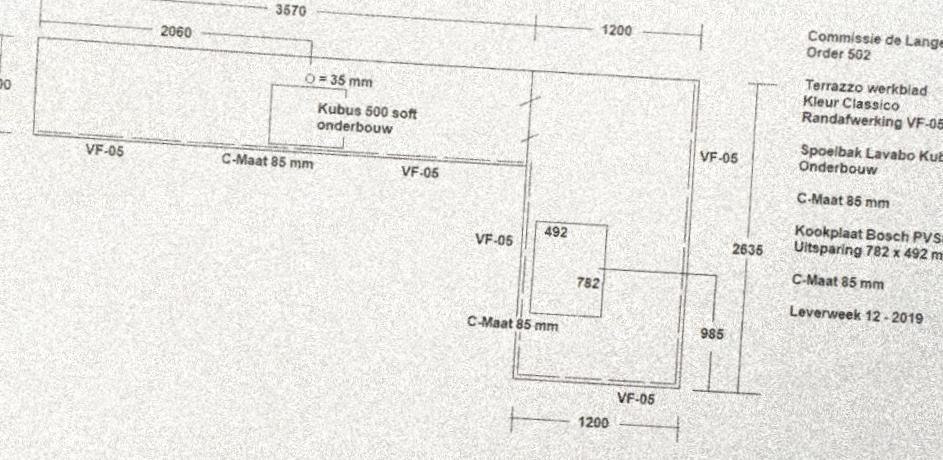
#> input picture OpenCV/AngleRotate/h1.jpg, 943 x 460 px
$ python Angle5.py
#> lines starting #> are read from the running program, lines starting #| are printed output that depends on the picture; after the words box and inside, x2 and y2 are one past the last pixel; in counts of white or black regions, pixels touching at a corner belong together
import numpy as np
import cv2
import math
from scipy import ndimage

#img_before = cv2.imread('h2.png')
img_before = cv2.imread('h1.jpg')
#> img_before is the input picture: shape (460, 943, 3); mean B, G, R 228.3, 232.3, 233.3


cv2.imshow("Before", img_before)
key = cv2.waitKey(0)
#> (key Esc is pressed here)

img_gray = cv2.cvtColor(img_before, cv2.COLOR_BGR2GRAY)
img_edges = cv2.Canny(img_gray, 100, 100, apertureSize=3)
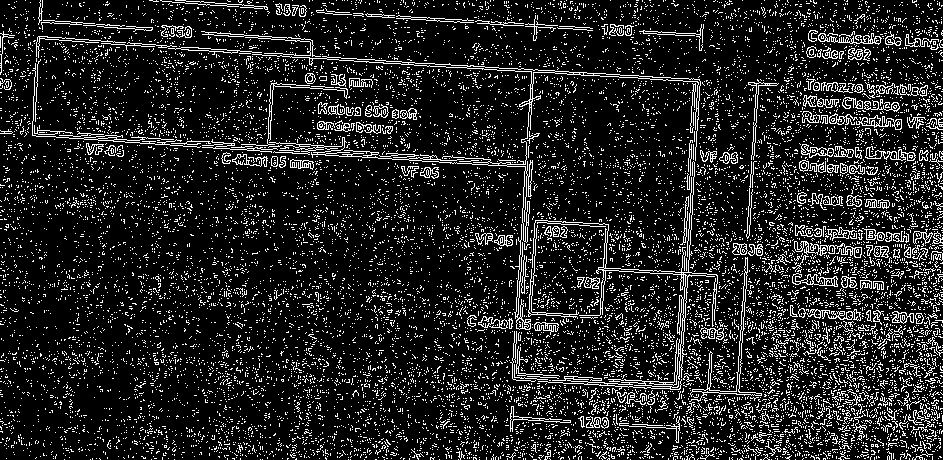
#> img_edges: shape (460, 943); 13.3% white in thin lines or dots
lines = cv2.HoughLinesP(img_edges, 1, math.pi / 180.0, 100, minLineLength=100, maxLineGap=5)
#> lines = 22 rows, first 6: [114, 139, 254, 148], [271, 53, 427, 63], [44, 136, 300, 153], [808, 39, 940, 46], [791, 85, 926, 92], [158, 47, 320, 58]

angles = []

for [[x1, y1, x2, y2]] in lines:
    #cv2.line(img_before, (x1, y1), (x2, y2), (255, 0, 0), 3)
    angle = math.degrees(math.atan2(y2 - y1, x2 - x1))
    angles.append(angle)
#> this loop made 22 passes
#> (x1, y1, x2, y2, angle) on passes 1 to 12: (114, 139, 254, 148, 3.68), (271, 53, 427, 63, 3.67), (44, 136, 300, 153, 3.8), (808, 39, 940, 46, 3.04), (791, 85, 926, 92, 2.97), (158, 47, 320, 58, 3.88), (316, 10, 436, 18, 3.81), (790, 194, 894, 203, 4.95), (683, 304, 690, 202, -86.07), (682, 357, 693, 186, -86.32), (515, 352, 526, 182, -86.3), (34, 19, 152, 28, 4.36)
#> after the loop, angles = [3.68, 3.67, 3.8, 3.04, 2.97, 3.88, 3.81, 4.95, -86.07, -86.32, -86.3, 4.36, 0, 8.86, 3.89, 2.75, 0, 1.72, 2.6, 6.22, 1.72, -86]

cv2.imshow("Detected lines", img_before)
key = cv2.waitKey(0)
#> (key Esc is pressed here)

median_angle = np.median(angles)
#> median_angle = 3
img_rotated = ndimage.rotate(img_before, median_angle)
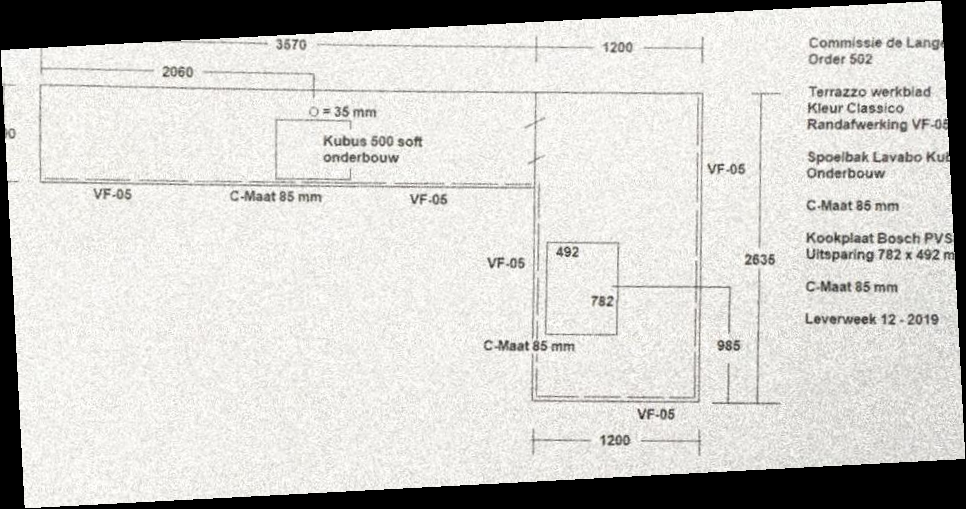
#> img_rotated: shape (509, 966, 3); mean B, G, R 200.7, 204.2, 205.1

print(f"Angle is {median_angle:.04f}")
#| Angle is 3.0019
#cv2.imwrite('rotated.jpg', img_rotated)
cv2.imshow("display",img_rotated)
cv2.waitKey(0)
cv2.destroyAllWindows()

$ run again, with OpenCV/AngleRotate/h2.png saved as OpenCV/AngleRotate/h1.jpg
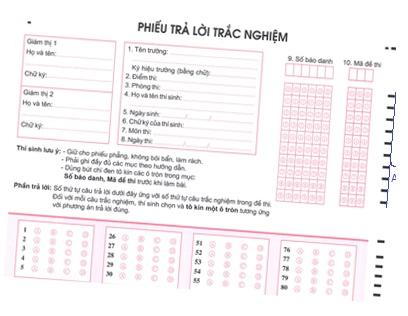
#> input picture OpenCV/AngleRotate/h2.png, 408 x 316 px
#> img_before is the input picture: shape (316, 408, 3); mean B, G, R 244.4, 242.5, 246.6
#> `img_edges = cv2.Canny(img_gray, 100, 100, apertureSize=3)`:
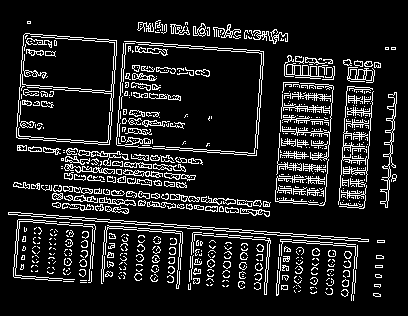
#> img_edges: shape (316, 408); 12.5% white in thin lines or dots, all inside (x1, y1, x2, y2) = (8, 20, 397, 301)
#> lines = 13 rows, first 6: [14, 183, 132, 191], [151, 223, 266, 231], [43, 217, 173, 226], [117, 145, 256, 155], [153, 146, 256, 153], [86, 155, 201, 163]
#> the loop `for [[x1, y1, x2, y2]] in lines:` made 13 passes
#> (x1, y1, x2, y2, angle) on passes 1 to 8: (14, 183, 132, 191, 3.88), (151, 223, 266, 231, 3.98), (43, 217, 173, 226, 3.96), (117, 145, 256, 155, 4.11), (153, 146, 256, 153, 3.89), (86, 155, 201, 163, 3.98), (77, 151, 184, 158, 3.74), (116, 144, 123, 44, -86)
#> after the loop `for [[x1, y1, x2, y2]] in lines:`: angles = [3.88, 3.98, 3.96, 4.11, 3.89, 3.98, 3.74, -86, 4.02, 3.9, -86.11, 5.07, -86.02]
#> median_angle = 3.9
#> `img_rotated = ndimage.rotate(img_before, median_angle)`:
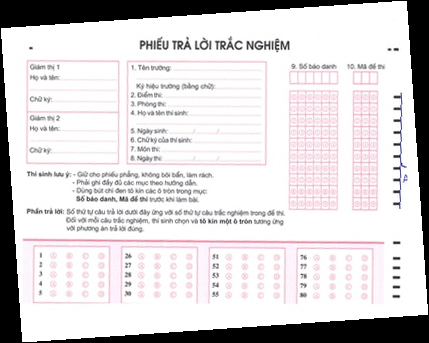
#> img_rotated: shape (343, 429, 3); mean B, G, R 212.8, 211.1, 214.6
#| Angle is 3.9005

$ run again, with OpenCV/AngleRotate/h4.JPG copied over OpenCV/AngleRotate/h1.jpg
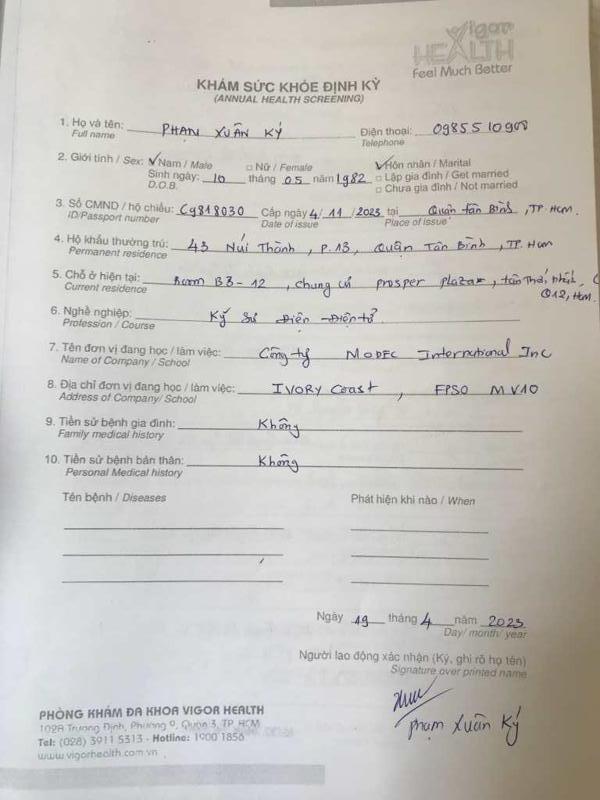
#> input picture OpenCV/AngleRotate/h4.JPG, 600 x 800 px
#> img_before is the input picture: shape (800, 600, 3); mean B, G, R 190.6, 195.5, 198
#> `img_gray = cv2.cvtColor(img_before, cv2.COLOR_BGR2GRAY)`:
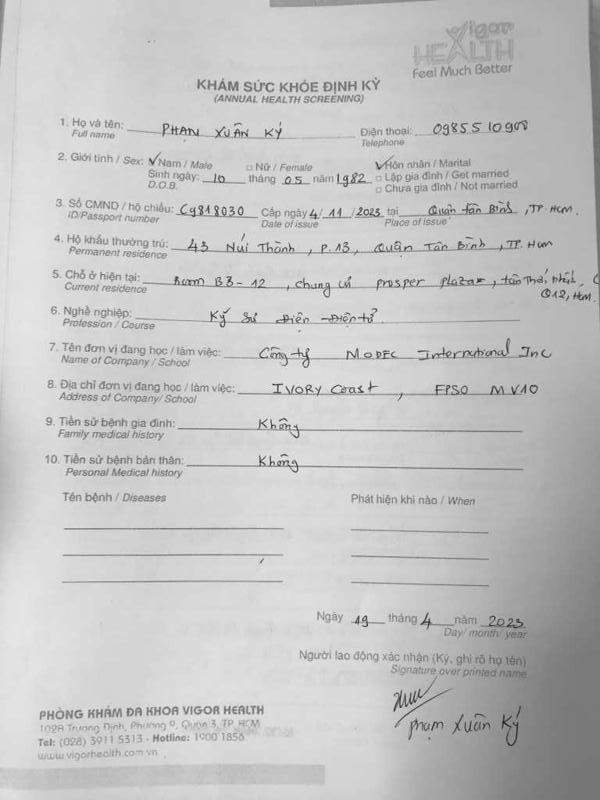
#> img_gray: shape (800, 600); min 28, max 255, mean 195.7
#> `img_edges = cv2.Canny(img_gray, 100, 100, apertureSize=3)`:
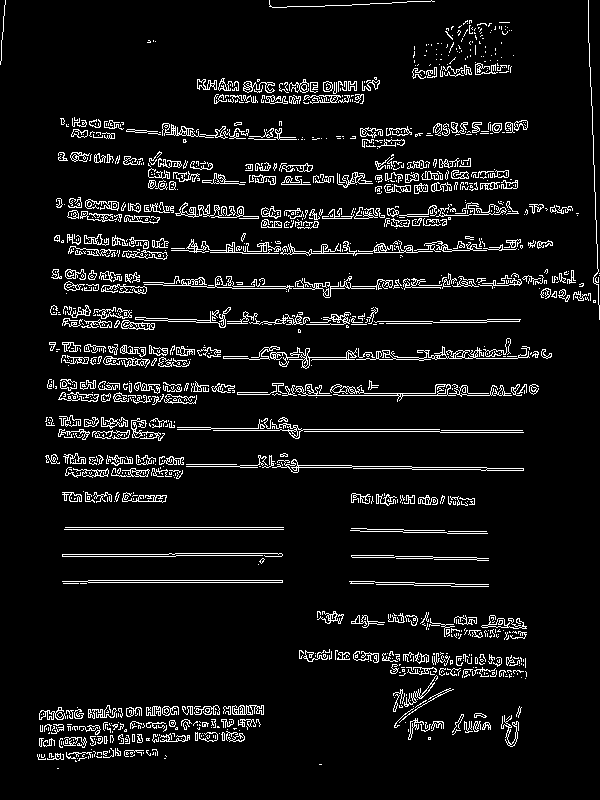
#> img_edges: shape (800, 600); 6.9% white in thin lines or dots
#> lines = 33 rows, first 6: [61, 425, 210, 427], [46, 461, 166, 463], [64, 529, 283, 529], [233, 286, 394, 286], [338, 395, 521, 395], [88, 582, 282, 582]
#> the loop `for [[x1, y1, x2, y2]] in lines:` made 33 passes
#> (x1, y1, x2, y2, angle) on passes 1 to 8: (61, 425, 210, 427, 0.769), (46, 461, 166, 463, 0.955), (64, 529, 283, 529, 0), (233, 286, 394, 286, 0), (338, 395, 521, 395, 0), (88, 582, 282, 582, 0), (65, 527, 283, 527, 0), (65, 460, 183, 462, 0.971)
#> after the loop `for [[x1, y1, x2, y2]] in lines:`: angles = 33 values, max 5.84 at index 20, min -2.01 at index 24, mean 0.378
#> median_angle = 0
#| Angle is 0.0000

$ run again, with OpenCV/AngleRotate/h5.JPG copied over OpenCV/AngleRotate/h1.jpg
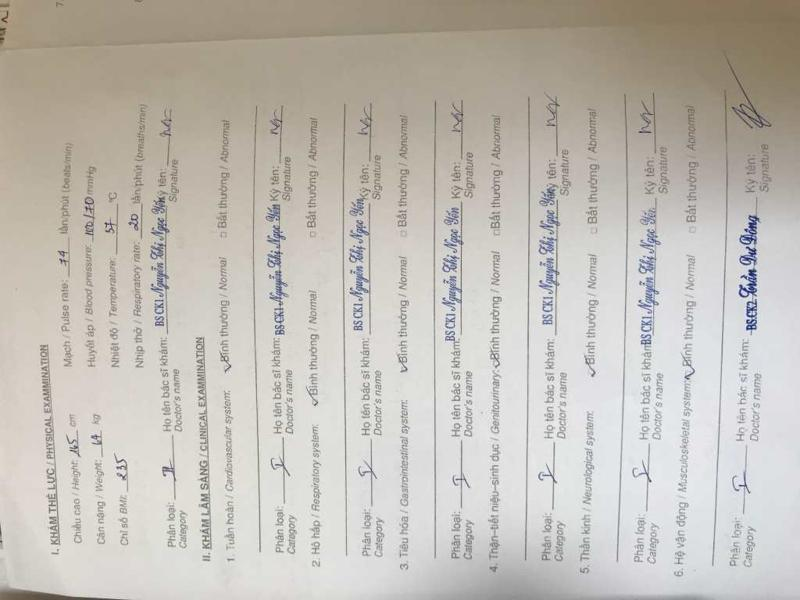
#> input picture OpenCV/AngleRotate/h5.JPG, 800 x 600 px
#> img_before is the input picture: shape (600, 800, 3); mean B, G, R 183.2, 190.3, 194.7
#> `img_edges = cv2.Canny(img_gray, 100, 100, apertureSize=3)`:
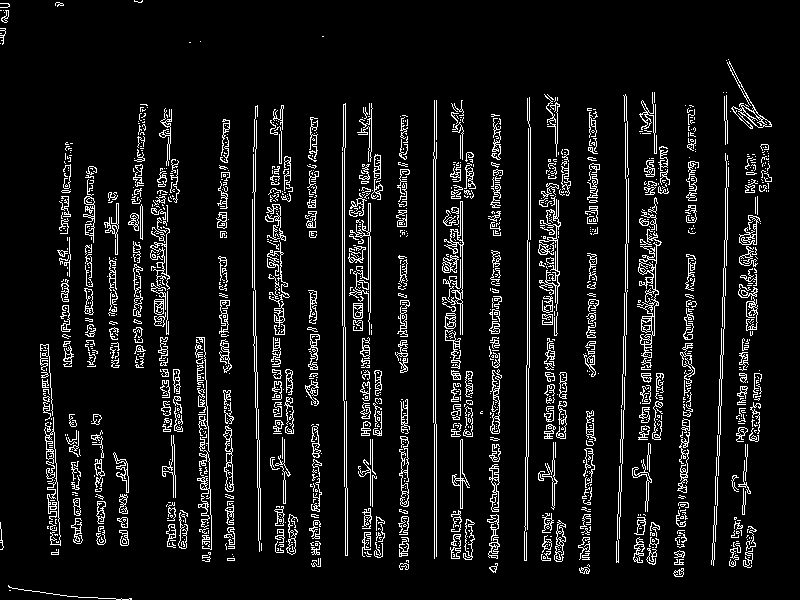
#> img_edges: shape (600, 800); 8% white in thin lines or dots
#> lines = 60 rows, first 6: [460, 551, 460, 424], [435, 423, 435, 159], [344, 326, 344, 148], [433, 422, 433, 152], [717, 455, 725, 210], [370, 312, 370, 203]
#> the loop `for [[x1, y1, x2, y2]] in lines:` made 60 passes
#> (x1, y1, x2, y2, angle) on passes 1 to 8: (460, 551, 460, 424, -90), (435, 423, 435, 159, -90), (344, 326, 344, 148, -90), (433, 422, 433, 152, -90), (717, 455, 725, 210, -88.13), (370, 312, 370, 203, -90), (618, 513, 623, 349, -88.25), (528, 239, 528, 121, -90)
#> after the loop `for [[x1, y1, x2, y2]] in lines:`: angles = 60 values, max 89.49 at index 13, min -90 at index 0, mean -71.72
#> median_angle = -90
#> `img_rotated = ndimage.rotate(img_before, median_angle)`:
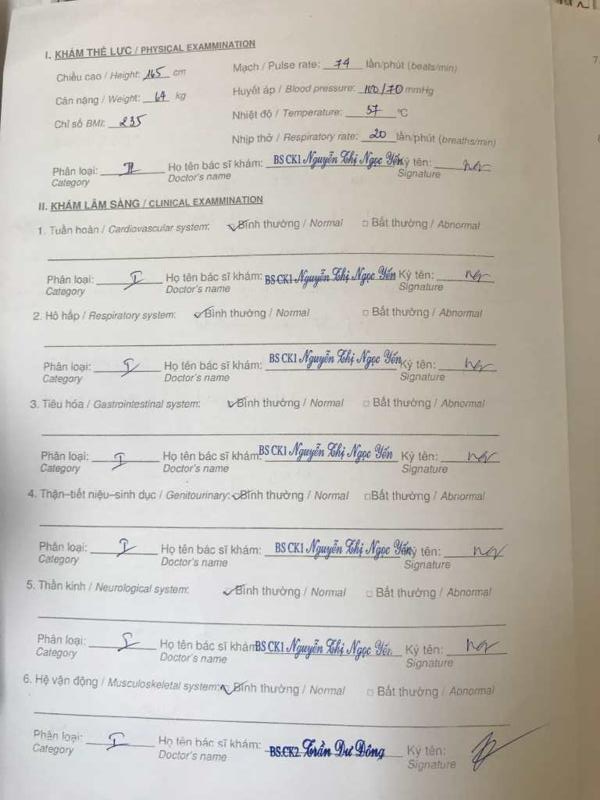
#> img_rotated: shape (800, 600, 3); mean B, G, R 183.2, 190.3, 194.7
#| Angle is -90.0000
